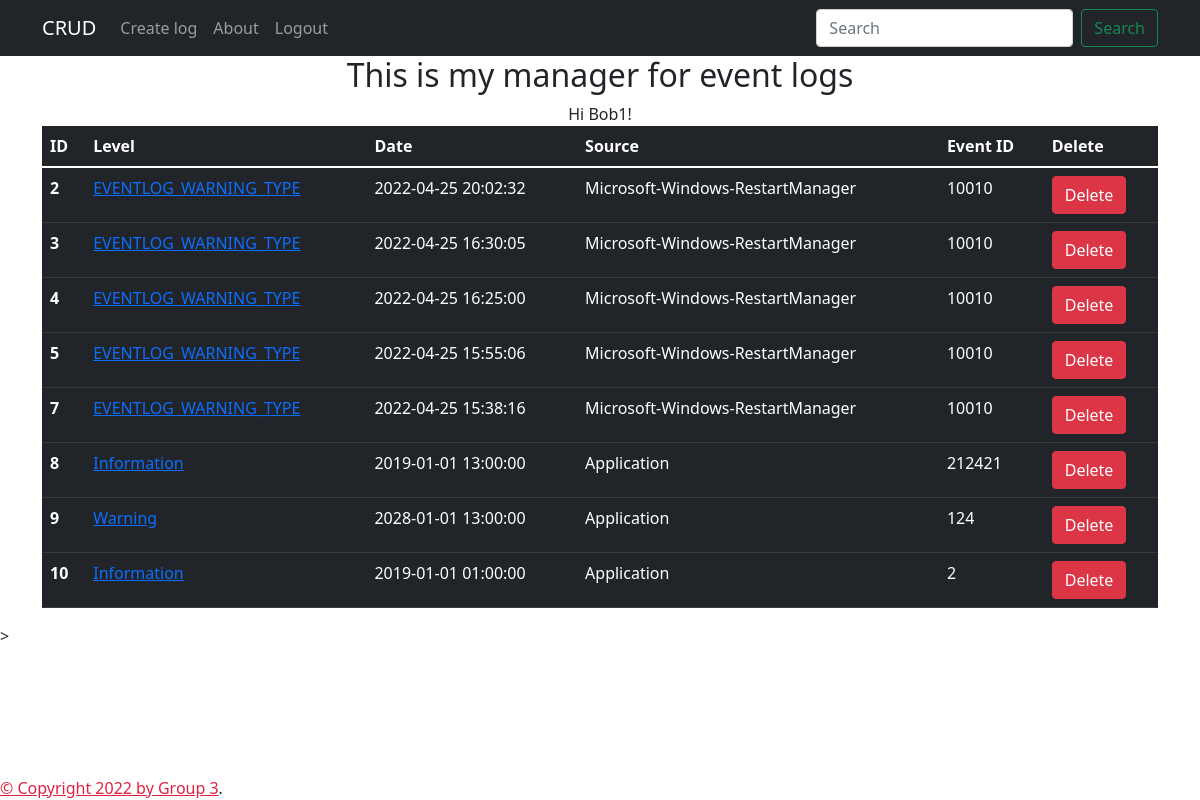
Screenshot of / (signed in) with the database file from the repository.
### models.py (models this page shows, shortened)
class User(db.Model, UserMixin):
    __tablename__ = "user"
    id = db.Column(db.Integer, primary_key=True)
    username = db.Column(db.String(80), unique=True, nullable=False)
    password = db.Column(db.String(300), nullable=False, unique=True)

class Events_model(db.Model):
    __tablename__ = 'event_errors'
    id = db.Column(db.Integer, primary_key=True)
    level = db.Column(db.String(80))
    date_time = db.Column(db.DateTime, default=datetime.utcnow)
    source = db.Column(db.String(80))
    event_id = db.Column(db.Integer())

### app.py (the view)
@app.route('/')
@login_required
def home():
    application_logs = Events_model.query.all()
    return render_template('index.html', application_logs=application_logs, name = current_user), 200

### app.py (called while the page is built)
@login_manager.user_loader
def load_user(user_id):
    return User.query.get(int(user_id))

### templates/index.html (shortened to what this page needs)
{% extends "base.html" %}
{% block content %}
<div class="container" style="text-align: center;width: 100%;">
    <h2> This is my manager for event logs</h2>
     Hi {{ current_user.username }}!
</div>
<div class = "container">
      <table class="table table-dark">
        <thead>
          <tr>
            <th scope="col">ID</th>
            <th scope="col">Level</th>
            <th scope="col">Date</th>
            <th scope="col">Source</th>
            <th scope="col">Event ID</th>
            <th scope="col">Delete</th>
          </tr>
        </thead>
        <tbody>
            {% for application_log in application_logs %}
        <a href="#">
          <tr>
            <th scope="row">{{application_log.id}}</th>
            <td><a href='/data/{{application_log.id}}/update'>{{application_log.level}}</a></td>
            <td>{{application_log.date_time}}</td>
            <td>{{application_log.source}}</td>
            <td>{{application_log.event_id}}</td>
            <td><a href='/data/{{application_log.id}}/delete' onclick="return confirm('Are you sure you want to delete this item?');" type="button" class="btn btn-danger">Delete</a></td>
          </tr>
        </a>
          {% endfor %}
        </tbody>
      </table>
</div>>
{% endblock %}

### templates/base.html (shortened to what this page needs)
<!doctype html>
<html>
  <head>
    {% block head %}
    <link href="https://cdn.jsdelivr.net/npm/bootstrap@5.1.3/dist/css/bootstrap.min.css" rel="stylesheet">
    {% endblock %}
  </head>
  <body style="background: url('https://source.unsplash.com/twukN12EN7c/1920x1080') no-repeat center center fixed;
  -webkit-background-size: cover;
  -moz-background-size: cover;
  background-size: cover;
  -o-background-size: cover;" >
    <div id="header">{% include 'header.html' %} </div>
    <div id="content">{% block content %}{% endblock %}</div>
    <div class="footer fixed-bottom">
      {% block footer %}
      <a style="color: rgb(224, 34, 65);" href="/about"> &copy; Copyright 2022 by Group 3</a>.
      {% endblock %}
    </div>
  </body>
</html>

### templates/header.html (shortened to what this page needs)
<nav class="navbar navbar-expand-lg navbar-dark bg-dark" aria-label="Eighth navbar example">
    <div class="container">
      <a class="navbar-brand" href="/">CRUD</a>
      <div class="collapse navbar-collapse" id="navbarsExample07">
        <ul class="navbar-nav me-auto mb-2 mb-lg-0">
          <li class="nav-item">
            <a class="nav-link" href="/create">Create log</a>
          </li>
        </ul>
      <div class="collapse navbar-collapse" id="navbarsExample07">
        <ul class="navbar-nav me-auto mb-2 mb-lg-0">
          <li class="nav-item">
            <a class="nav-link" href="/about">About</a>
          </li>
        </ul>
        <div class="collapse navbar-collapse" id="navbarsExample">
          <ul class="navbar-nav me-auto mb-2 mb-lg-0">
            <li class="nav-item">
              {% if current_user.username %}
              <a class="nav-link" href="/logout">Logout</a>
              {% else %}
              <a class="nav-link" href="/login">Login</a>
              {% endif %}
            </li>
          </ul>
        <form class="form-inline my-2 my-lg-0" action="/search" method="POST">
            <div class="d-flex flex-row">
            <input class="form-control mx-2" type="search" placeholder="Search" name="id" aria-label="Search">
            <button class="btn btn-outline-success ml-2 my-sm-0" type="submit">Search</button>
        </div>
        </form>
      </div>
    </div>
  </nav>

### rows the page displays
User: username "Bob1"
Events_model: id "2", level "EVENTLOG_WARNING_TYPE", date_time "2022-04-25 20:02:32", source "Microsoft-Windows-RestartManager", event_id "10010"
Events_model: id "3", level "EVENTLOG_WARNING_TYPE", date_time "2022-04-25 16:30:05", source "Microsoft-Windows-RestartManager", event_id "10010"
Events_model: id "4", level "EVENTLOG_WARNING_TYPE", date_time "2022-04-25 16:25:00", source "Microsoft-Windows-RestartManager", event_id "10010"
Events_model: id "5", level "EVENTLOG_WARNING_TYPE", date_time "2022-04-25 15:55:06", source "Microsoft-Windows-RestartManager", event_id "10010"
Events_model: id "7", level "EVENTLOG_WARNING_TYPE", date_time "2022-04-25 15:38:16", source "Microsoft-Windows-RestartManager", event_id "10010"
Events_model: id "8", level "Information", date_time "2019-01-01 13:00:00", source "Application", event_id "212421"
Events_model: id "9", level "Warning", date_time "2028-01-01 13:00:00", source "Application", event_id "124"
Events_model: id "10", level "Information", date_time "2019-01-01 01:00:00", source "Application", event_id "2"
